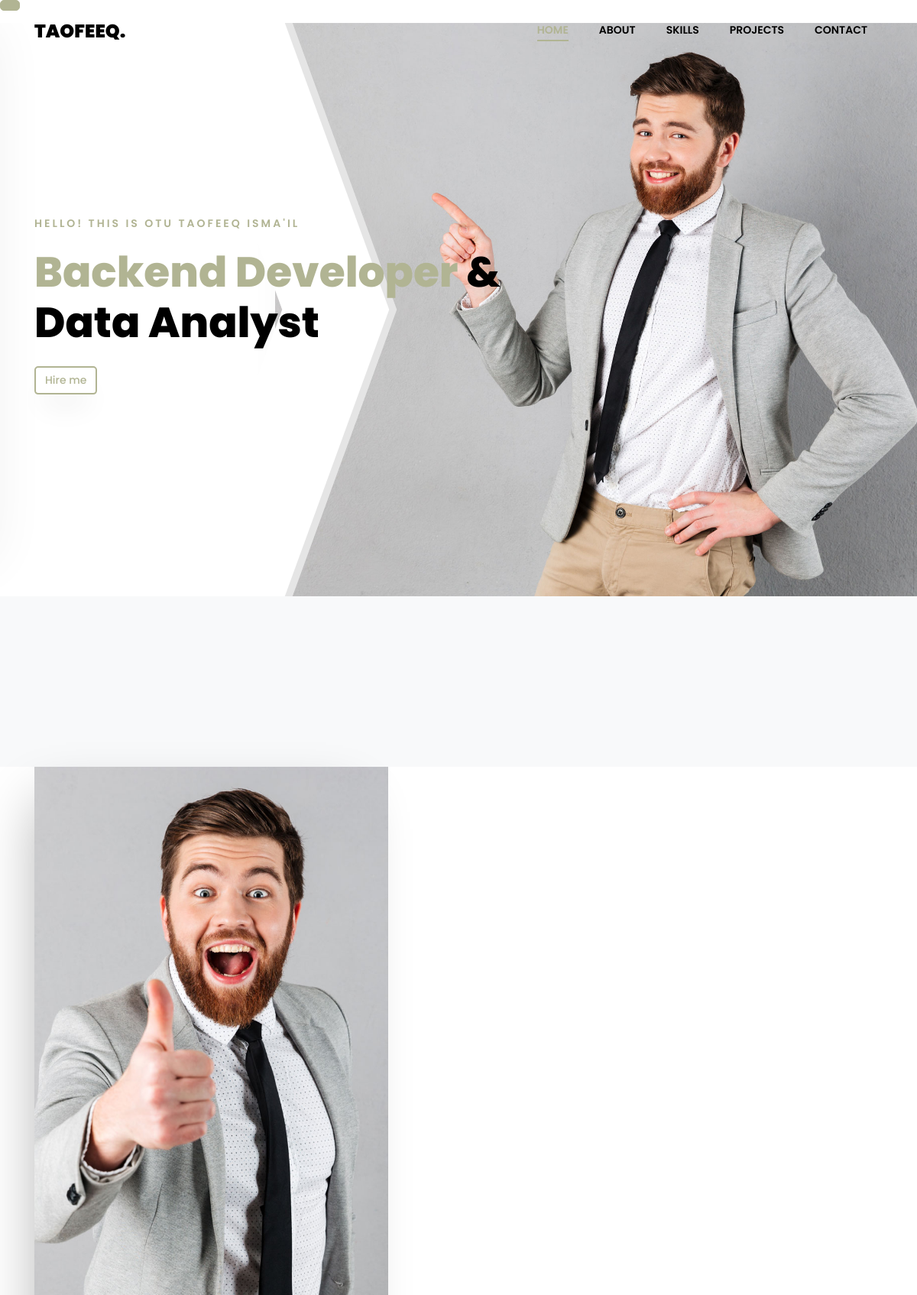
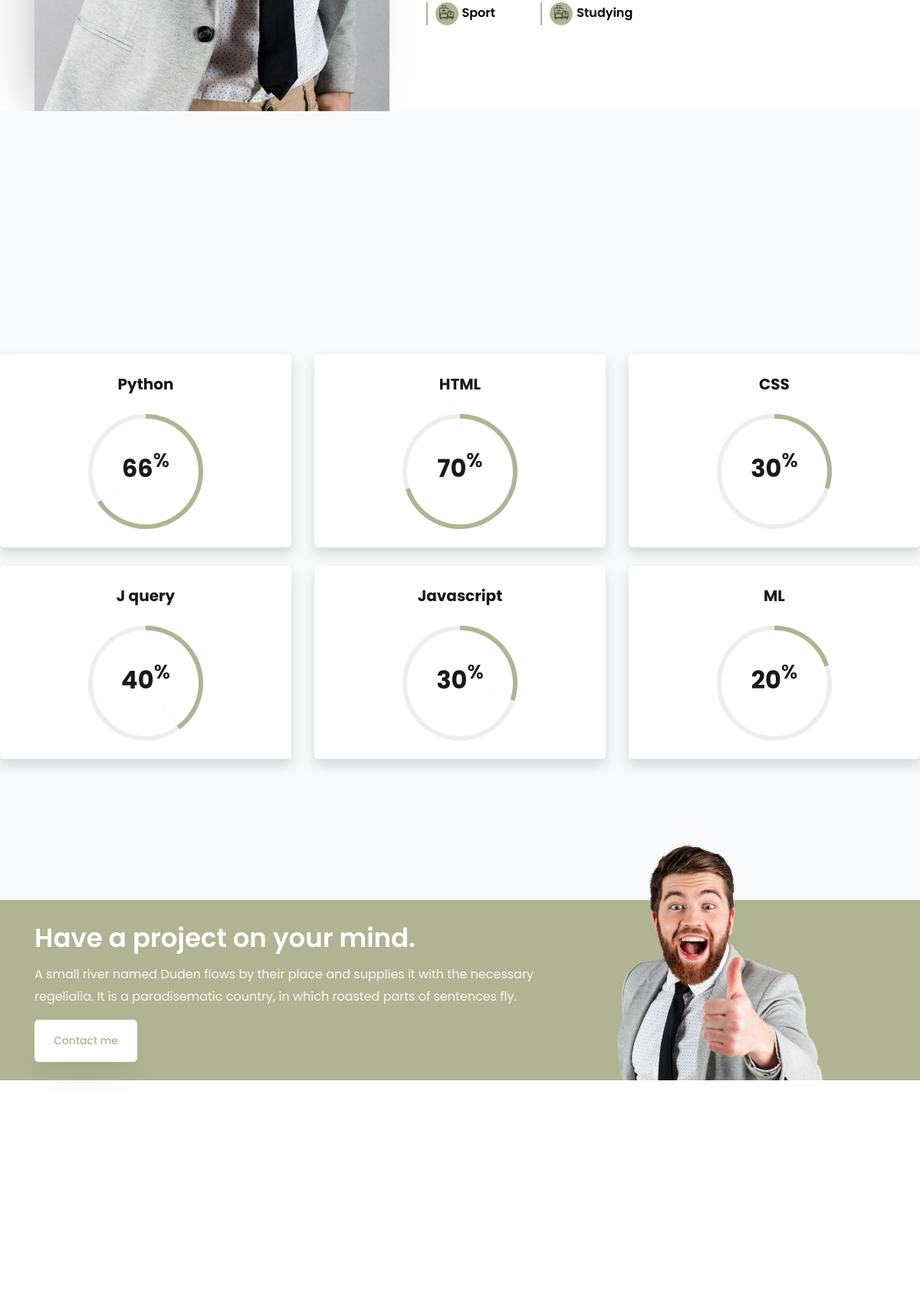
The page / (upper part) on the database its author committed (2 pictures, top to bottom).
### portfolio/models.py (models this page shows, shortened)
class Profile(models.Model):
    full_name=models.CharField(max_length=200, help_text='Enter full name')
    title=models.CharField(max_length=200, help_text='Enter titles putting comma between them')
    social_twitter=models.CharField(max_length=200)
    social_facebook = models.CharField(max_length=200)
    social_linkedin = models.CharField(max_length=200)
    social_website=models.URLField()
    phone_number=models.CharField(max_length=100)
    email=models.EmailField(max_length=50)
    address=models.CharField(max_length=200)
    description=models.TextField(blank=True, null=True)
    project_completed=models.IntegerField(default=0)
    happy_client = models.IntegerField(default=0)
    years_of_experience = models.IntegerField(default=0)
    hobby=models.CharField(max_length=200, help_text='Enter hobbies putting commas in between them', blank=True)
    def get_first_name(self):
        return self.full_name

class Skill(models.Model):
    name=models.CharField(max_length=200)
    progress_level=models.IntegerField(default=0)

### portfolio/views.py (the view, shortened to what this page needs)
# urls.py: path('',views.HomePageView.as_view(), name='index')
class HomePageView(ListView):
    template_name = 'portfolio/index.html'
    queryset = Profile.objects.get()
    context_object_name = 'profile'
    def get_context_data(self, **kwargs):
        context = super().get_context_data(**kwargs)
        profile = context['profile']
        first_name = profile.get_first_name().split(' ')[1]
        hobbies = profile.hobby.split(',')
        skills = Skill.objects.all()
        project = Project.objects.all()
        testimony = Testimony.objects.all()
        context['first_name'] = first_name
        context['hobbies'] = hobbies
        context['skills'] = skills
        context['project'] = project
        context['testimony'] = testimony
        return context

### portfolio/templates/portfolio/index.html (shortened to what this page needs)
{% extends 'base.html' %}
{% load static %}
{% block content %}
<section class="ftco-counter img bg-light" id="section-counter">
		<div class="container">
			<div class="row">
			</div>
		</div>
	</section>
	<section class="ftco-about ftco-section ftco-no-pt ftco-no-pb" id="about-section">
		<div class="container">
			<div class="row d-flex no-gutters">
				<div class="col-md-6 col-lg-5 d-flex">
					<div class="img-about img d-flex align-items-stretch">
						<div class="img d-flex align-self-stretch align-items-center" style="background-image:url({% static 'images/about-1.jpg' %});">
						</div>
					</div>
				</div>
				<div class="col-md-6 col-lg-7 pl-md-4 pl-lg-5 py-5">
					<div class="py-md-5">
						<div class="row justify-content-start pb-3">
							<div class="col-md-12">
								<div class="my-interest d-lg-flex w-100">
									{% for hobby in hobbies %}
									<div class="interest-wrap d-flex align-items-center">
										<div class="icon d-flex align-items-center justify-content-center">
											<span class="flaticon-suitcases"></span>
										</div>
										<div class="text">{{hobby}}</div>
									</div>
									{% endfor %}
								</div>
							</div>
						</div>
					</div>
				</div>
			</div>
		</div>
	</section>
	<section class="ftco-section bg-light" id="skills-section">
		<div class="container">
			<divi class="row justify-content-center pb-5">
			</div>
			<div class="row progress-circle mb-5">
{% for skill in skills %}
				<div class="col-lg-4 mb-4">
					<div class="bg-white rounded-lg shadow p-4">
						<h2 class="h5 font-weight-bold text-center mb-4">{{skill.name}}</h2>
						<div class="progress mx-auto" data-value='{{skill.progress_level}}'>
							<span class="progress-left">
								<span class="progress-bar border-primary"></span>
							</span>
							<span class="progress-right">
								<span class="progress-bar border-primary"></span>
							</span>
							<div class="progress-value w-100 h-100 rounded-circle d-flex align-items-center justify-content-center">
								<div class="h2 font-weight-bold">{{skill.progress_level}}<sup class="small">%</sup></div>
							</div>
						</div>
					</div>
				</div>
{% endfor %}
			</div>
	</section>
	<section class="ftco-hireme">
		<div class="container">
			<div class="row justify-content-between">
				<div class="col-md-8 col-lg-8 d-flex align-items-center">
					<div class="w-100 py-4">
						<h2>Have a project on your mind.</h2>
						<p>A small river named Duden flows by their place and supplies it with the necessary regelialia. It is a paradisematic country, in which roasted parts of sentences fly.</p>
						<p class="mb-0"><a href="#contact-section" class="btn btn-white py-3 px-4">Contact me</a></p>
					</div>
				</div>
				<div class="col-md-4 col-lg-4 d-flex align-items-end">
					<img src="{% static 'images/author.png' %}" class="img-fluid" alt="">
				</div>
			</div>
		</div>
	</section>
	<section class="ftco-section ftco-project" id="projects-section">
		<div class="container-fluid px-md-4">
			<div class="row justify-content-center pb-5">
			</div>
		</div>
	</section>
{% endblock %}

### templates/base.html (shortened to what this page needs)
{% load static %}
<!DOCTYPE html>
<html lang="en">
<head>
	<link rel="stylesheet" href="https://stackpath.bootstrapcdn.com/font-awesome/4.7.0/css/font-awesome.min.css">
	<link rel="stylesheet" href="{% static 'css/animate.css' %}">
	<link rel="stylesheet" href="{% static 'css/owl.carousel.min.css' %}">
	<link rel="stylesheet" href="{% static 'css/owl.theme.default.min.css' %}">
	<link rel="stylesheet" href="{% static 'css/magnific-popup.css' %}">
	<link rel="stylesheet" href="{% static 'css/flaticon.css' %}">
	<link rel="stylesheet" href="{% static 'css/style.css' %}">
</head>
<bodyi data-spy="scroll" data-target=".site-navbar-target" data-offset="300">
	<nav class="navbar navbar-expand-lg navbar-dark ftco_navbar bg-dark ftco-navbar-light site-navbar-target" id="ftco-navbar">
		<div class="container">
			<a class="navbar-brand" href="index.html">{{first_name}}<span>.</span></a>
			<div class="collapse navbar-collapse" id="ftco-nav">
				<ul class="navbar-nav nav ml-auto">
					<li class="nav-item"><a href="#home-section" class="nav-link"><span>Home</span></a></li>
					<li class="nav-item"><a href="#about-section" class="nav-link"><span>About</span></a></li>
					<li class="nav-item"><a href="#skills-section" class="nav-link"><span>Skills</span></a></li>
					<li class="nav-item"><a href="#projects-section" class="nav-link"><span>Projects</span></a></li>
					<li class="nav-item"><a href="#contact-section" class="nav-link"><span>Contact</span></a></li>
				</ul>
			</div>
		</div>
	</nav>
<ul class="messages btn btn-primary" id="messages">
</ul>
	<section id="home-section" class="hero">
		<div class="home-slider owl-carousel">
			<div class="slider-item">
				<div class="container-fluid px-md-0">
					<div class="row d-md-flex no-gutters slider-text align-items-end justify-content-end" data-scrollax-parent="true">
						<div class="one-third order-md-last img" style="background-image:url({% static 'images/bg_1.jpg' %});">
							<div class="overlay"></div>
							<div class="overlay-1"></div>
						</div>
						<div class="one-forth d-flex  align-items-center ftco-animate" data-scrollax=" properties: { translateY: '70%' }">
							<div class="text">
								<span class="subheading">Hello! This is {{profile.full_name}}</span>
								<h1 class="mb-4 mt-3"><span>Backend Developer</span> &amp; Data Analyst</h1>
								<p><a href="#contact-section" class="btn btn-primary btn-outline-primary">Hire me</a></p>
							</div>
						</div>
					</div>
				</div>
			</div>
		</div>
	</section>
{% block content %}
	{% endblock %}
	</body>
	</html>

### rows shown on the page
Profile: full_name "OTU TAOFEEQ ISMA'IL"
Skill: name "Python", progress_level "66"
Skill: name "HTML", progress_level "70"
Skill: name "CSS", progress_level "30"
Skill: name "J query", progress_level "40"
Skill: name "Javascript", progress_level "30"
Skill: name "ML", progress_level "20"

### other values the page prints
{{ first_name }} "TAOFEEQ"
{{ hobby }} "Sport" "Studying"
